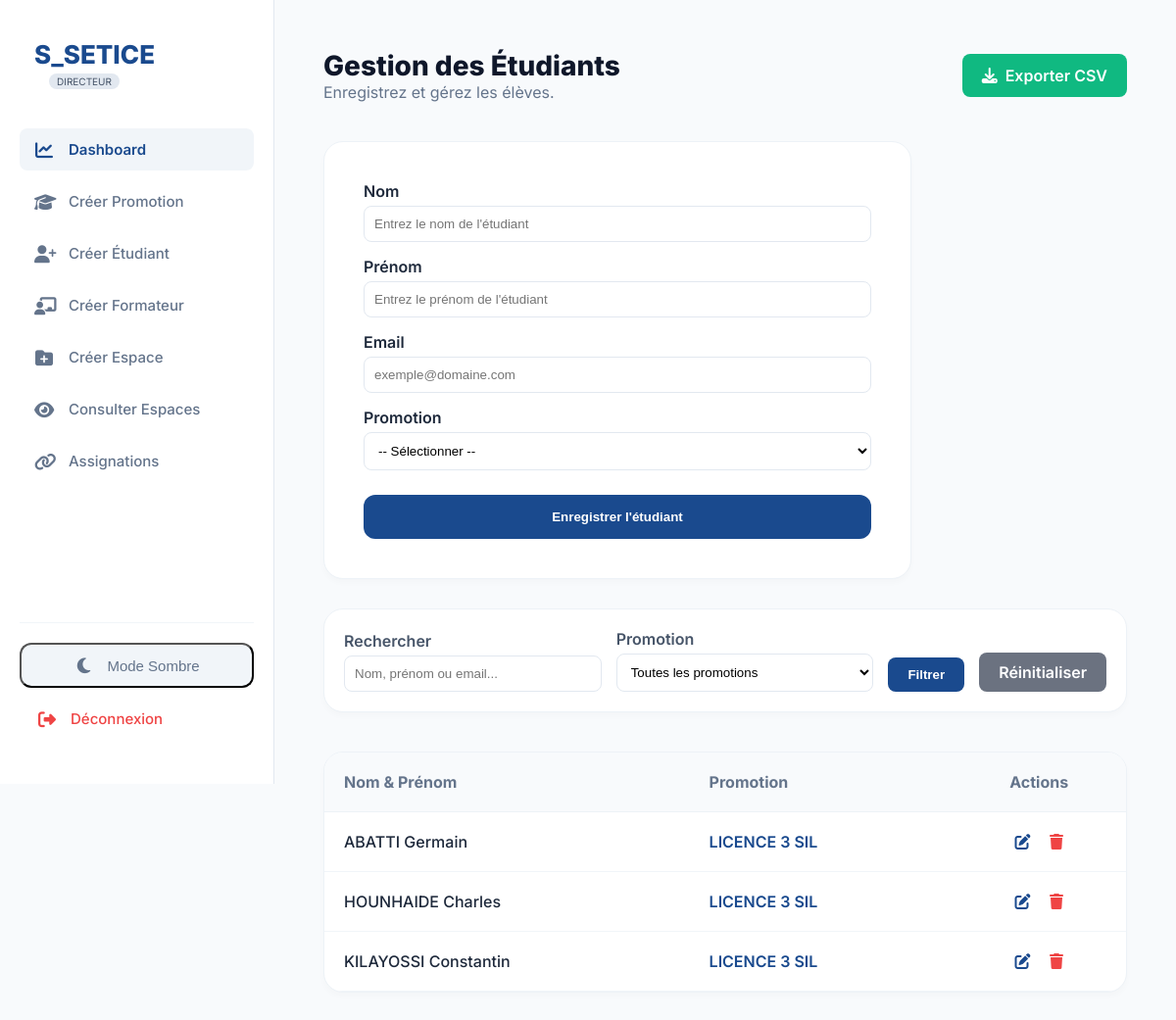
Screenshot of /views/etudiants.php (signed in) with the database file from the repository.
### tables this page shows
CREATE TABLE IF NOT EXISTS `etudiants` (
  `id` int NOT NULL AUTO_INCREMENT,
  `nom` varchar(100) DEFAULT NULL,
  `prenom` varchar(100) DEFAULT NULL,
  `email` varchar(150) DEFAULT NULL,
  `id_promotion` int DEFAULT NULL,
  `id_utilisateur` int DEFAULT NULL,
  PRIMARY KEY (`id`),
  UNIQUE KEY `email` (`email`),
  KEY `id_promotion` (`id_promotion`),
  KEY `fk_user_student` (`id_utilisateur`)
);

CREATE TABLE IF NOT EXISTS `promotions` (
  `id` int NOT NULL AUTO_INCREMENT,
  `nom` varchar(100) DEFAULT NULL,
  `annee` varchar(10) DEFAULT NULL,
  PRIMARY KEY (`id`)
);

### includes/csrf.php (called while the page is built, shortened)
<?php
function generateCsrfToken() {
    return $_SESSION['csrf_token'];
}
?>

### views/etudiants.php (the view, shortened to what this page needs)
<?php
require_once('../config/db.php');
require_once('../includes/csrf.php');
$search = trim($_GET['search'] ?? '');
$page = max(1, intval($_GET['page'] ?? 1));
$per_page = 10;
$where = [];
$params = [];
$where_clause = !empty($where) ? "WHERE " . implode(" AND ", $where) : "";
$offset = ($page - 1) * $per_page;
$query = "
    SELECT e.*, p.nom as promo_nom
    FROM etudiants e
    LEFT JOIN promotions p ON e.id_promotion = p.id
    $where_clause
    ORDER BY e.nom ASC
    LIMIT $per_page OFFSET $offset
";
$query_stmt = $pdo->prepare($query);
$query_stmt->execute($params);
$etudiants = $query_stmt->fetchAll();
?>
<!DOCTYPE html>
<html lang="fr">
<head>
    <link rel="stylesheet" href="https://cdnjs.cloudflare.com/ajax/libs/font-awesome/6.4.0/css/all.min.css">
    <link rel="stylesheet" href="../assets/css/style.css">
</head>
<body style="margin:0; font-family:'Inter', sans-serif; background:#f8fafc;">
    <?php include('../includes/sidebar.php'); ?>
    <main style="margin-left: 280px; padding: 50px;">
        <header style="margin-bottom: 40px;">
            <div style="display: flex; justify-content: space-between; align-items: center;">
                <div>
                    <h1 style="font-size: 28px; font-weight: 800; color: #0f172a;">Gestion des Étudiants</h1>
                    <p style="color: #64748b;">Enregistrez et gérez les élèves.</p>
                </div>
                <a href="../actions/export_action.php?table=etudiants&format=csv" class="btn-export" style="background: #10b981; color: white; padding: 12px 20px; border-radius: 8px; text-decoration: none; font-weight: 600; display: inline-flex; align-items: center; gap: 8px;">
                    <i class="fas fa-download"></i> Exporter CSV
                </a>
            </div>
        </header>
        <div style="background: white; padding: 40px; border-radius: 20px; box-shadow: 0 4px 6px rgba(0,0,0,0.02); max-width: 600px; border: 1px solid #edf2f7;">
            <form action="../actions/student_action.php" method="POST">
                <div style="margin-bottom: 15px;">
                    <label style="display:block; margin-bottom:5px; font-weight:600;">Nom</label>
                    <input type="text" name="nom" placeholder="Entrez le nom de l'étudiant" required style="width:100%; padding:10px; border:1px solid #e2e8f0; border-radius:8px;">
                </div>
                <div style="margin-bottom: 15px;">
                    <label style="display:block; margin-bottom:5px; font-weight:600;">Prénom</label>
                    <input type="text" name="prenom" placeholder="Entrez le prénom de l'étudiant" required style="width:100%; padding:10px; border:1px solid #e2e8f0; border-radius:8px;">
                </div>
                <div style="margin-bottom: 15px;">
                    <label style="display:block; margin-bottom:5px; font-weight:600;">Email</label>
                    <input type="email" name="email" placeholder="exemple@domaine.com" required style="width:100%; padding:10px; border:1px solid #e2e8f0; border-radius:8px;">
                </div>
                <div style="margin-bottom: 25px;">
                    <label style="display:block; margin-bottom:5px; font-weight:600;">Promotion</label>
                    <select name="id_promotion" required style="width:100%; padding:10px; border:1px solid #e2e8f0; border-radius:8px; background:white;">
                        <option value="">-- Sélectionner --</option>
                    </select>
                </div>
                <button type="submit" style="background:#1a4a8e; color:white; border:none; padding:15px; border-radius:12px; cursor:pointer; font-weight:600; width:100%;">Enregistrer l'étudiant</button>
            </form>
        </div>
        <div style="background: white; padding: 20px; border-radius: 20px; box-shadow: 0 4px 6px rgba(0,0,0,0.02); border: 1px solid #edf2f7; margin-top: 30px;">
            <form method="GET" style="display: flex; gap: 15px; align-items: end;">
                <div style="flex: 1;">
                    <label style="display:block; margin-bottom:5px; font-weight:600; color:#475569;">Rechercher</label>
                    <input type="text" name="search" value="<?= htmlspecialchars($search) ?>" placeholder="Nom, prénom ou email..." style="width:100%; padding:10px; border:1px solid #e2e8f0; border-radius:8px;">
                </div>
                <div style="flex: 1;">
                    <label style="display:block; margin-bottom:5px; font-weight:600; color:#475569;">Promotion</label>
                    <select name="promo" style="width:100%; padding:10px; border:1px solid #e2e8f0; border-radius:8px; background:white;">
                        <option value="0">Toutes les promotions</option>
                    </select>
                </div>
                <button type="submit" style="background:#1a4a8e; color:white; border:none; padding:10px 20px; border-radius:8px; cursor:pointer; font-weight:600;">Filtrer</button>
                <a href="etudiants.php" style="background:#6b7280; color:white; padding:10px 20px; border-radius:8px; text-decoration:none; font-weight:600;">Réinitialiser</a>
            </form>
        </div>
        <div style="background: white; border-radius: 20px; border: 1px solid #edf2f7; margin-top: 40px; overflow: hidden; box-shadow: 0 4px 6px rgba(0,0,0,0.02);">
            <table style="width: 100%; border-collapse: collapse; text-align: left;">
                <thead>
                    <tr style="background: #f8fafc; border-bottom: 1px solid #edf2f7;">
                        <th style="padding: 20px; color: #64748b;">Nom & Prénom</th>
                        <th style="padding: 20px; color: #64748b;">Promotion</th>
                        <th style="padding: 20px; color: #64748b; text-align: center;">Actions</th>
                    </tr>
                </thead>
                <tbody>
                    <?php foreach($etudiants as $e): ?>
                    <tr style="border-bottom: 1px solid #f1f5f9;">
                        <td style="padding: 20px; font-weight: 500;"><?= htmlspecialchars($e['nom']) ?> <?= htmlspecialchars($e['prenom']) ?></td>
                        <td style="padding: 20px; color: #1a4a8e; font-weight: 600;"><?= htmlspecialchars($e['promo_nom'] ?? 'Non assigné') ?></td>
                        <td style="padding: 20px; text-align: center;">
                            <a href="edit_etudiant.php?id=<?= $e['id'] ?>" style="color: #1a4a8e; margin-right: 15px;"><i class="fas fa-edit"></i></a>
                            <a href="../actions/delete_action.php?type=etudiant&id=<?= $e['id'] ?>&csrf_token=<?= generateCsrfToken() ?>" onclick="return confirm('Supprimer cet étudiant ?')" style="color: #ef4444;"><i class="fas fa-trash"></i></a>
                        </td>
                    </tr>
                    <?php endforeach; ?>
                </tbody>
            </table>
        </div>
    </main>
</body>
</html>

### includes/sidebar.php (shortened to what this page needs)
<?php
$role = $_SESSION['role'] ?? '';
?>
<aside class="sidebar">
    <div class="logo-section">
        <h2>S_SETICE</h2>
        <span class="role-badge"><?= $role ?></span>
    </div>
    <nav class="sidebar-menu">
        <ul>
            <li>
                <a href="<?= ($role === 'ETUDIANT') ? 'etudiant_dashboard.php' : (($role === 'FORMATEUR') ? 'formateur_dashboard.php' : 'dashboard.php') ?>"
                   class="nav-item active">
                    <i class="fas fa-chart-line"></i> Dashboard
                </a>
            </li>
            <?php if ($role === 'DIRECTEUR' || $role === 'ADMIN'): ?>
                <li><a href="promotions.php" class="nav-item"><i class="fas fa-graduation-cap"></i> Créer Promotion</a></li>
                <li><a href="etudiants.php" class="nav-item"><i class="fas fa-user-plus"></i> Créer Étudiant</a></li>
                <li><a href="formateurs.php" class="nav-item"><i class="fas fa-chalkboard-teacher"></i> Créer Formateur</a></li>
                <li><a href="espaces.php" class="nav-item"><i class="fas fa-folder-plus"></i> Créer Espace</a></li>
                <li><a href="consulter_espaces.php" class="nav-item"><i class="fas fa-eye"></i> Consulter Espaces</a></li>
                <li><a href="assignation_globale.php" class="nav-item"><i class="fas fa-link"></i> Assignations</a></li>
            <?php endif; ?>
        </ul>
    </nav>
    <div class="sidebar-footer">
        <button id="theme-toggle" class="nav-item" style="width: 100%; justify-content: center; margin-bottom: 10px; background: #f1f5f9;">
            <i class="fas fa-moon"></i> <span id="theme-text">Mode Sombre</span>
        </button>
        <a href="../actions/logout.php" class="nav-item logout-item">
            <i class="fas fa-sign-out-alt"></i> Déconnexion
        </a>
    </div>
</aside>

### assets/css/style.css (style rules this page uses)
:root { --primary: #1a4a8e; --bg-body: #f8f9fc; --sidebar-white: #ffffff; --text-grey: #6c757d; }
* { box-sizing: border-box; margin: 0; padding: 0; }
body { font-family: 'Inter', sans-serif; background-color: #f8fafc; color: #1e293b; }
.sidebar { width: 280px; height: 100vh; background: white; border-right: 1px solid #e2e8f0; position: fixed; padding: 30px 20px; }
.logo-section h2 { color: #1a4a8e; font-size: 24px; font-weight: 800; margin-bottom: 40px; }
.sidebar-menu ul { list-style: none; }
.sidebar-menu li { margin-bottom: 10px; }
.sidebar-menu a { display: flex; align-items: center; padding: 12px 15px; color: #64748b; text-decoration: none; border-radius: 8px; transition: 0.3s; }
.sidebar-menu a i { margin-right: 15px; font-size: 18px; }
.sidebar-menu a:hover, .sidebar-menu a.active { background: #f1f5f9; color: #1a4a8e; font-weight: 600; }

### includes/sidebar.php (style rules this page uses)
html, body { height: 100%; margin: 0; padding: 0; }
.sidebar { width: 280px; min-height: 100vh; background: #ffffff; position: fixed; left: 0; top: 0; display: flex; flex-direction: column; padding: 40px 20px; border-right: 1px solid #e2e8f0; box-sizing: border-box; z-index: 1000; }
.logo-section { margin-bottom: 40px; padding-left: 15px; }
.logo-section h2 { font-family: 'Inter', sans-serif; font-weight: 800; color: #1a4a8e; font-size: 26px; margin:0; }
.sidebar-menu { flex: 1; overflow-y: auto; margin-bottom: 20px; }
.sidebar-menu ul { list-style: none; padding: 0; }
.nav-item { display: flex; align-items: center; padding: 12px 18px; color: #64748b; text-decoration: none; border-radius: 12px; margin-bottom: 5px; transition: all 0.2s ease; font-weight: 500; font-size: 15px; }
.nav-item i { margin-right: 14px; font-size: 18px; width: 20px; text-align: center; }
.nav-item:hover, .nav-item.active { background: #f1f5f9; color: #1a4a8e; font-weight: 600; }
.sidebar-footer { margin-top: auto; padding-top: 20px; border-top: 1px solid #f1f5f9; }
.logout-item { color: #ef4444; }
.role-badge { font-size: 10px; background: #e2e8f0; color: #475569; padding: 2px 8px; border-radius: 20px; margin-left: 15px; text-transform: uppercase; }

### rows the page displays
etudiants: nom "ABATTI", prenom "Germain", id_promotion.nom "LICENCE 3 SIL"
etudiants: nom "HOUNHAIDE", prenom "Charles", id_promotion.nom "LICENCE 3 SIL"
etudiants: nom "KILAYOSSI", prenom "Constantin", id_promotion.nom "LICENCE 3 SIL"

### other values shown
$role "DIRECTEUR"
